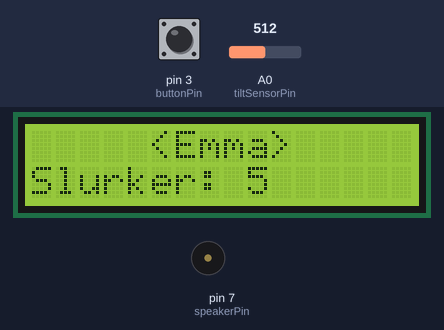
Recording of a sketch running on a simulated Arduino Uno, built with avr-gcc and run on an emulated ATmega328P. On the bench: 16×2 character LCD, buzzer (waves = sounding). The test bench sets the inputs (shaded band); at power-on: A0 (tiltSensorPin) = 512, pin 3 (buttonPin) HIGH. Random numbers use the default seed unless the sketch sets one; what the sketch prints to the serial monitor is not drawn.

Above: at 2.2 s.
2.3 s: A0 (tiltSensorPin) set to 490
At 2.8 s:
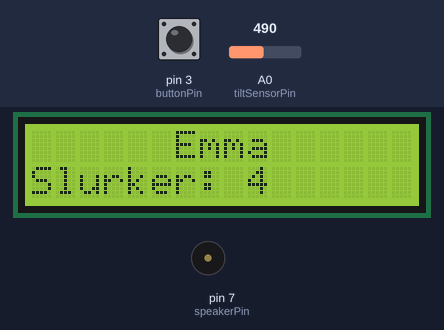
3.9 s: pin 3 (buttonPin) pulled LOW for 0.15 s
At 4.18 s:
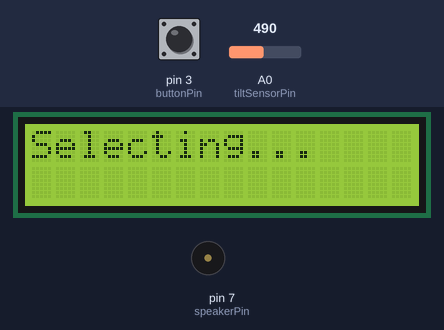
5.7 s: pin 3 (buttonPin) pulled LOW for 1 s
At 6.9 s:
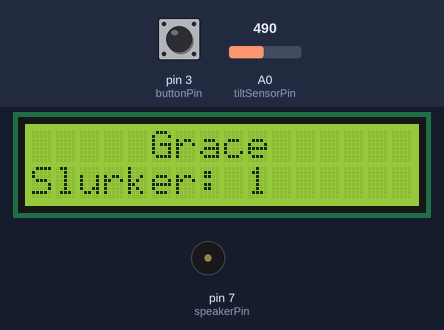
8.2 s: A0 (tiltSensorPin) set to 517
At 8.8 s:
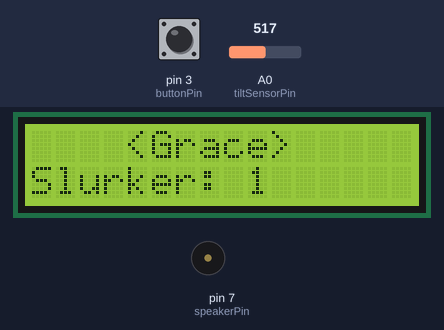
11.2 s: pin 3 (buttonPin) pulled LOW for 3.2 s
At 13.3 s:
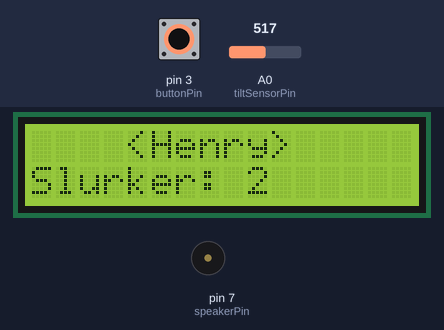
16.0 s: A0 (tiltSensorPin) set to 306
At 16.9 s:
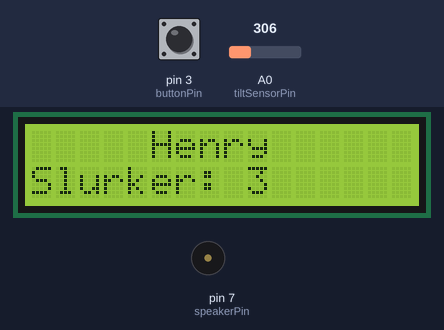
Timing chart, 0 to 18.6 s (numbered marks = the images above; inputs shaded):
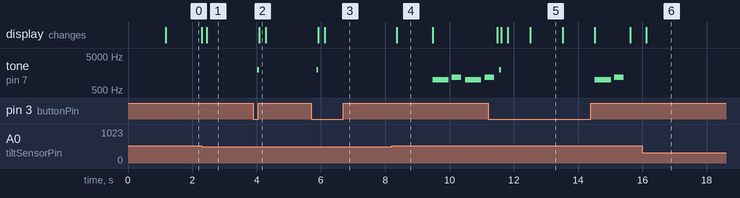

Measured:
- the behaviour switches between 500 and 501 on A0 (tiltSensorPin) (found by bisection; images 3 and 4)
- after the input at 3.9 s, tone on pin 7 (speakerPin): silent → 2000 Hz after 0.13 s, → silent 0.05 s later; the display: changes after 0.18 s (image 2)
- after the input at 5.7 s, tone on pin 7 (speakerPin): silent → 2000 Hz after 0.16 s, → silent 0.05 s later; the display: first changes after 0.22 s (image 3 shows a later state)
- after the input at 8.2 s, tone on pin 7 (speakerPin): plays 1000 Hz for 0.50 s, 1200 Hz for 0.30 s, 1000 Hz for 0.50 s, 1200 Hz for 0.11 s, starting after 1.3 s; the display: changes after 0.16 s (image 4)
- what the display in image 0 shows lasts 1.1 s, from 1.2 s to 2.3 s
- what the display in image 5 shows lasts 1.0 s, from 12.5 s to 13.5 s

The sketch:

chug_roulette.ino
```cpp
/*
  Random Name Generator with Tilt Sensor for Arduino Uno R4
  - Displays a random name when button is pressed
  - Shows "Slurker: X" with random number 1-5
  - Adds < > around name if tilted

  LCD Connections based on Sparkfun schema:
  https://cdn.sparkfun.com/assets/learn_tutorials/6/3/6/SIK_Circuit_4A.png

  Connections:
  - Tilt sensor connected to A0
  - Button connected to digital pin 7 (with 10K pull-up resistor to 5V)
  - Button other terminal to GND
*/

// Husk å installere LiquidCrystal package i Arduino IDE
#include <LiquidCrystal.h>

// Initialize the LCD library with the pins from the Sparkfun schema
// Parameters: (RS, E, D4, D5, D6, D7)
LiquidCrystal lcd(13, 12, 11, 10, 9, 8);

// Pin definitions
const int tiltSensorPin = A0;
const int buttonPin = 3;  // Changed from 7 to 3 as per requirements
const int speakerPin = 7; // Speaker connected to pin 7

// Debug mode
const bool DEBUG_MODE = true;  // Set to false to disable debug output

// Countdown variables
bool countdownActive = false;
unsigned long lastCountdownTime = 0;
const unsigned long countdownInterval = 1000; // 1 second interval

// Tilt threshold
const int TILT_THRESHOLD = 500;  // Values above this are considered "tilted"

// Array of names to choose from
const char* names[] = {
  "Alice", "Bob", "Charlie", "David", "Emma",
  "Frank", "Grace", "Henry", "Isabel", "Jack"
};
const int numNames = 10;  // Number of names in the array

// Variables for tilt detection
int tiltValue = 0;
bool isTilted = false;
bool lastTiltState = false;
unsigned long lastTiltDebounceTime = 0;

// Variables for button handling
int buttonState = HIGH;         // Current state of the button (HIGH = not pressed)
int lastButtonState = HIGH;     // Previous state of the button
unsigned long lastButtonDebounceTime = 0;  // Last time the button state changed

// Debounce time in milliseconds
const unsigned long debounceDelay = 50;

// Current display values
int currentNameIndex = 0;
int currentSlurkerNumber = 1;

void setup() {
  // Initialize serial communication for debugging
  Serial.begin(9600);

  // Initialize the random number generator with a random seed
  // Using an unconnected analog pin for randomness
  randomSeed(analogRead(A5));

  // Set up button pin as input with internal pull-up resistor
  pinMode(buttonPin, INPUT_PULLUP);

  // Set up speaker pin as output
  pinMode(speakerPin, OUTPUT);

  // Set up the LCD's number of columns and rows
  lcd.begin(16, 2);

  // Display initial message
  lcd.clear();
  lcd.setCursor(0, 0);
  lcd.print("Press button to");
  lcd.setCursor(0, 1);
  lcd.print("start...");

  Serial.println("Random Name Generator Ready");
  Serial.println("Press the button to generate a random name");

  // Select initial random values
  currentNameIndex = random(numNames);
  currentSlurkerNumber = random(1, 6);  // Random number between 1 and 5

  delay(1000);
}

void loop() {
  // Read the tilt sensor value
  tiltValue = analogRead(tiltSensorPin);

  // Determine if tilted based on threshold
  bool currentTiltState = (tiltValue > TILT_THRESHOLD);

  // Check if the tilt state has changed
  if (currentTiltState != lastTiltState) {
    // Reset the debounce timer
    lastTiltDebounceTime = millis();
  }

  // If the tilt state has been stable for the debounce period, update the actual tilt state
  if ((millis() - lastTiltDebounceTime) > debounceDelay) {
    // Only update if the state has actually changed
    if (currentTiltState != isTilted) {
      isTilted = currentTiltState;

      // If newly tilted, start the countdown
      if (isTilted) {
        countdownActive = true;
        lastCountdownTime = millis();
        if (DEBUG_MODE) {
          Serial.println("Tilt detected! Starting countdown...");
        }
      } else {
        // If no longer tilted, stop the countdown
        countdownActive = false;
        if (DEBUG_MODE) {
          Serial.println("Tilt removed! Stopping countdown.");
        }
      }

      // Update the display with the new tilt state
      updateDisplay();
    }
  }

  // Save the current tilt state for next comparison
  lastTiltState = currentTiltState;

  // Improved button handling
  int reading = digitalRead(buttonPin);

  // If the button reading has changed
  if (reading != lastButtonState) {
    // Reset the debounce timer
    lastButtonDebounceTime = millis();
  }

  // If the button state has been stable for the debounce period
  if ((millis() - lastButtonDebounceTime) > debounceDelay) {
    // If the button state has changed
    if (reading != buttonState) {
      // Log state transition if debug mode is enabled
      if (DEBUG_MODE) {
        Serial.print("BUTTON STATE CHANGED: ");
        Serial.print(buttonState == LOW ? "PRESSED" : "RELEASED");
        Serial.print(" -> ");
        Serial.println(reading == LOW ? "PRESSED" : "RELEASED");
      }

      buttonState = reading;

      // If the button is pressed (LOW because of pull-up resistor)
      if (buttonState == LOW) {
        // Play a beep sound when button is pressed
        playButtonSound();

        // Visual feedback on LCD
        lcd.clear();
        lcd.setCursor(0, 0);
        lcd.print("Selecting...");

        // Short delay for visual feedback
        delay(200);

        // Generate new random values
        currentNameIndex = random(numNames);
        currentSlurkerNumber = random(1, 6);  // Random number between 1 and 5

        // Update the display with new values
        updateDisplay();

        // Debug output if debug mode is enabled
        if (DEBUG_MODE) {
          Serial.print("Button pressed! New name: ");
          Serial.print(names[currentNameIndex]);
          Serial.print(", Slurker number: ");
          Serial.println(currentSlurkerNumber);

          // Log button press event with timestamp
          Serial.print("Button press detected at millis(): ");
          Serial.println(millis());
        }
      } else if (DEBUG_MODE) {
        // Log button release event if debug mode is enabled
        Serial.print("Button released at millis(): ");
        Serial.println(millis());
      }
    }
  }

  // Save the button reading for next comparison
  lastButtonState = reading;

  // Print debug information only when DEBUG_MODE is enabled
  if (DEBUG_MODE) {
    // Print tilt status to serial for debugging
    Serial.print("Tilt value: ");
    Serial.print(tiltValue);
    Serial.print(" | Tilted: ");
    Serial.println(isTilted ? "YES" : "NO");

    // Print button status for debugging
    Serial.print("Button raw reading: ");
    Serial.print(reading);
    Serial.print(" | Debounced state: ");
    Serial.print(buttonState == LOW ? "PRESSED" : "RELEASED");
    Serial.print(" | Debounce timer: ");
    Serial.print(millis() - lastButtonDebounceTime);
    Serial.println("ms");
  }

  // Handle countdown if active and tilted
  if (countdownActive && isTilted) {
    // Check if it's time to decrement the counter (every second)
    if (millis() - lastCountdownTime >= countdownInterval) {
      // Update the last countdown time
      lastCountdownTime = millis();

      // Decrement the counter
      currentSlurkerNumber--;

      // Update just the countdown number on the display
      lcd.setCursor(9, 1);  // Position after "Slurker: "
      lcd.print(currentSlurkerNumber);
      lcd.print("   ");  // Clear any extra digits

      if (DEBUG_MODE) {
        Serial.print("Countdown: ");
        Serial.println(currentSlurkerNumber);
      }

      // If countdown reaches zero, play sound and reset
      if (currentSlurkerNumber <= 0) {
        playSound();

        // Reset the counter to a random value between 1 and 5
        currentSlurkerNumber = random(1, 6);

        if (DEBUG_MODE) {
          Serial.println("Countdown reached zero! Playing sound.");
        }
      }
    }
  }

  // Short delay before next reading
  delay(50);
}

// Function to update the LCD display
void updateDisplay() {
  // Clear the display
  lcd.clear();

  // First line: Display the name with or without < > based on tilt state
  lcd.setCursor(0, 0);

  // Center the name on the display (16 characters wide)
  String nameDisplay = names[currentNameIndex];

  // Add < > if tilted
  if (isTilted) {
    nameDisplay = "<" + nameDisplay + ">";
  }

  // Calculate position to center the text
  int startPos = (16 - nameDisplay.length()) / 2;
  if (startPos < 0) startPos = 0;

  // Set cursor to centered position
  lcd.setCursor(startPos, 0);
  lcd.print(nameDisplay);

  // Second line: Display "Slurker: X"
  lcd.setCursor(0, 1);
  lcd.print("Slurker: ");
  lcd.print(currentSlurkerNumber);
}

// Function to play a sound when countdown reaches zero
void playSound() {
  // Play a simple beep tone
  tone(speakerPin, 1000);  // 1kHz tone
  delay(500);              // Duration of 500ms
  noTone(speakerPin);      // Stop the tone

  // Play a second beep (optional)
  delay(100);
  tone(speakerPin, 1200);  // Slightly higher tone
  delay(300);
  noTone(speakerPin);

  if (DEBUG_MODE) {
    Serial.println("Sound played!");
  }
}

// Function to play a button click sound
void playButtonSound() {
  // Play a short, higher-pitched beep for button press
  tone(speakerPin, 2000);  // 2kHz tone (higher pitch)
  delay(50);               // Very short duration
  noTone(speakerPin);      // Stop the tone

  if (DEBUG_MODE) {
    Serial.println("Button sound played!");
  }
}
```
